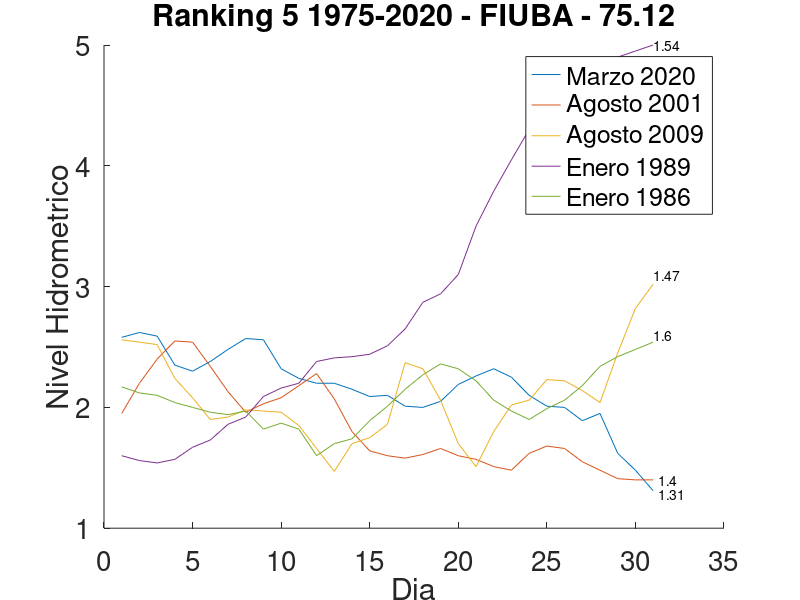

Recreate this plot in MATLAB.
clear all
close all
1;

% Carga los datos
dato = load("datos_ranking.csv");
fechas = [1:31];

% Graficador
hold on
plot(fechas,dato(1:31,4));
plot(fechas,dato(32:62,4));
plot(fechas,dato(63:93,4));
plot(fechas,dato(94:124,4));
plot(fechas,dato(125:155,4));
hold off

% Titulo y legendas
title("Ranking 5 1975-2020 - FIUBA - 75.12");
legend("Marzo 2020","Agosto 2001","Agosto 2009","Enero 1989","Enero 1986");

% Configuracion de absisas 
xlabel("Dia",'fontsize',10);
ylabel("Nivel Hidrometrico",'fontsize',14);
set(gca,'fontsize',20);
set(gca (), "xlim",[0,35]);

% Agrega texto incrustado
text(31.3,1.28,"1.31");
text(31.3,1.4,"1.4");
text(31,3.1,"1.47");
text(31,5,"1.54");
text(31,2.6,"1.6");

% Exporta el grafico
print -djpg "ranking_bajantes_1975-2020"
